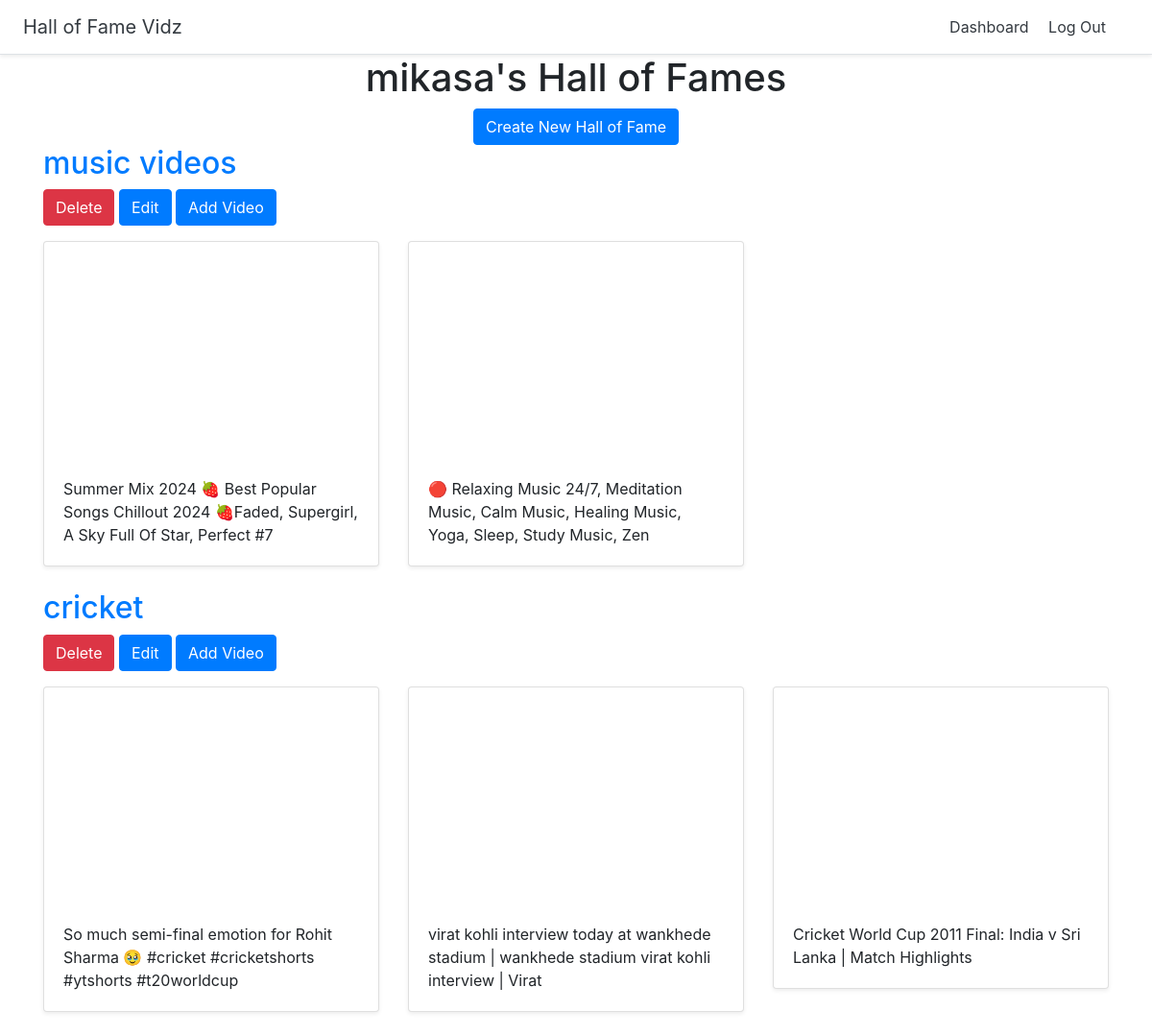
The app's page /dashboard (signed in) with its own data.
### halls/models.py (models this page shows)
class Hall(models.Model):
    title = models.CharField(max_length=255)
    user = models.ForeignKey(User, on_delete=models.CASCADE)

class Video(models.Model):
    title = models.CharField(max_length=255)
    url = models.URLField()
    youtube_id = models.CharField(max_length=255)
    hall = models.ForeignKey(Hall, on_delete=models.CASCADE)

### halls/views.py (the view)
# urls.py: path('dashboard', views.dashboard, name='dashboard'),
@login_required
def dashboard(request):
    halls = Hall.objects.filter(user=request.user)
    return render(request, 'halls/dashboard.html',{'halls':halls})

### halls/templates/halls/dashboard.html
{% extends 'halls/base.html' %}
{% block content %}
<div class="container">
  <div class="text-center">
    <h1>{{ user.username }}'s Hall of Fames</h1>
    <a href="{% url 'create_hall' %}" class="btn btn-primary">Create New Hall of Fame</a>
  </div>
    {% for hall in halls %}
<h2><a href="{% url 'detail_hall' hall.id %}">{{ hall.title }}</a></h2>
<a href="{% url 'delete_hall' hall.id %}" class="btn btn-danger">Delete</a>
<a href="{% url 'update_hall' hall.id %}" class="btn btn-primary">Edit</a>
<a href="{% url 'add_video' hall.id %}" class="btn btn-primary">Add Video</a>
    <div class="row">
      {% for video in hall.video_set.all %}
      <div class="col-md-4 mt-3">
        <div class="card mb-4 shadow-sm">
          <iframe width="100%" height="225" src="https://www.youtube.com/embed/{{ video.youtube_id }}" frameborder="0" allow="accelerometer; autoplay; encrypted-media; gyroscope; picture-in-picture" allowfullscreen></iframe>
          <div class="card-body">
            <p class="card-text">{{ video.title }}</p>
          </div>
        </div>
      </div>
      {% endfor %}
      </div>
    {% endfor %}
</div>
{% endblock %}

### records on screen
Hall: title "music videos"
Video: title "Summer Mix 2024 🍓 Best Popular Songs Chillout 2024 🍓Faded, Supergirl, A Sky Full Of Star, Perfect #7"
Video: title "🔴 Relaxing Music 24/7, Meditation Music, Calm Music, Healing Music, Yoga, Sleep, Study Music, Zen"
Hall: title "cricket"
Video: title "So much semi-final emotion for Rohit Sharma 🥹 #cricket #cricketshorts #ytshorts #t20worldcup"
Video: title "virat kohli interview today at wankhede stadium | wankhede stadium virat kohli interview | Virat"
Video: title "Cricket World Cup 2011 Final: India v Sri Lanka | Match Highlights"

### other values on screen
{{ user.username }} "mikasa"
